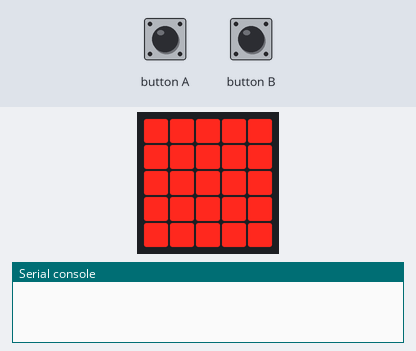
Simulated run of this program. Board: BBC micro:bit (MakeCode). Shown: the board's 5×5 LED display, the last lines printed to the serial console. Inputs (shaded band) come from the test bench. Dim RGB values are drawn brighter than linear.

Above: at 0.1 s.
1.7 s: button A pressed for 1 s
At 3.3 s:
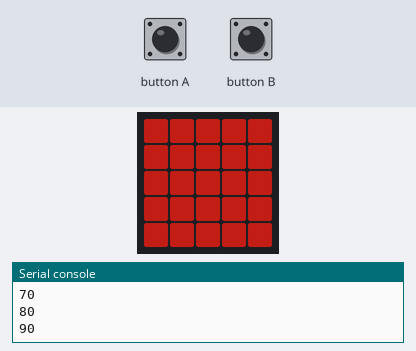
4.2 s: button A pressed for 0.15 s
At 5.5 s:
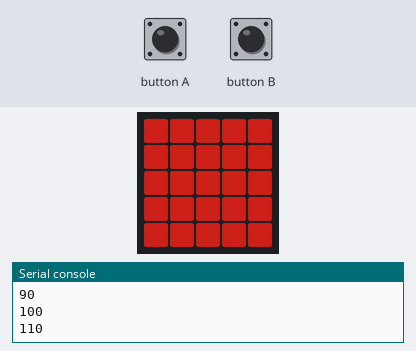
5.8 s: button B pressed for 3.2 s
At 8.2 s:
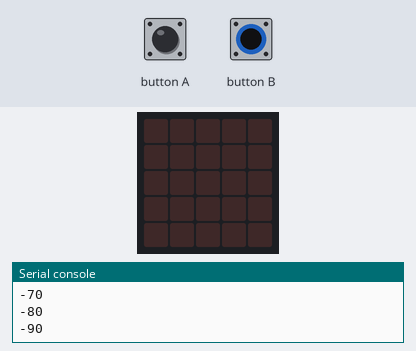
10.5 s: button A pressed for 3.2 s
At 12.62 s:
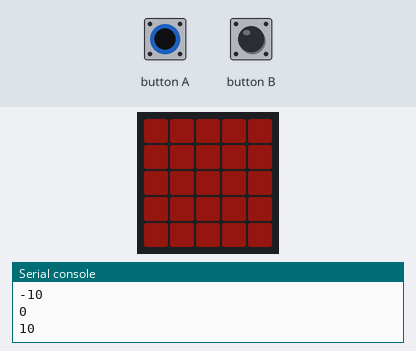
Timing chart, 0 to 14.1 s (numbered marks = the images above; inputs shaded):
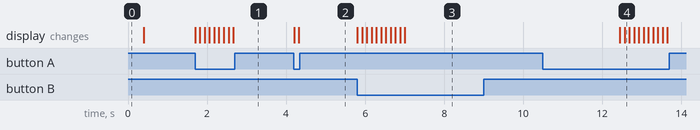

Measured:
- after the input at 4.2 s, the display: first changes at once (image 2 shows a later state)

The program:

main.ts
```typescript
let llum = 0
basic.showLeds(`
    # # # # #
    # # # # #
    # # # # #
    # # # # #
    # # # # #
    `)
llum = llum
led.setBrightness(llum)
basic.forever(function () {
    if (input.buttonIsPressed(Button.A)) {
        llum += 10
        led.setBrightness(llum)
        basic.pause(100)
        serial.writeLine("" + (llum))
    }
})
basic.forever(function () {
    if (input.buttonIsPressed(Button.B)) {
        llum += -10
        led.setBrightness(llum)
        basic.pause(100)
        serial.writeLine("" + (llum))
    }
})
```

test.ts
```typescript
// aquí va el archivo "tests"; esto no se compilará cuando este paquete se utilice como una extensión.
```
